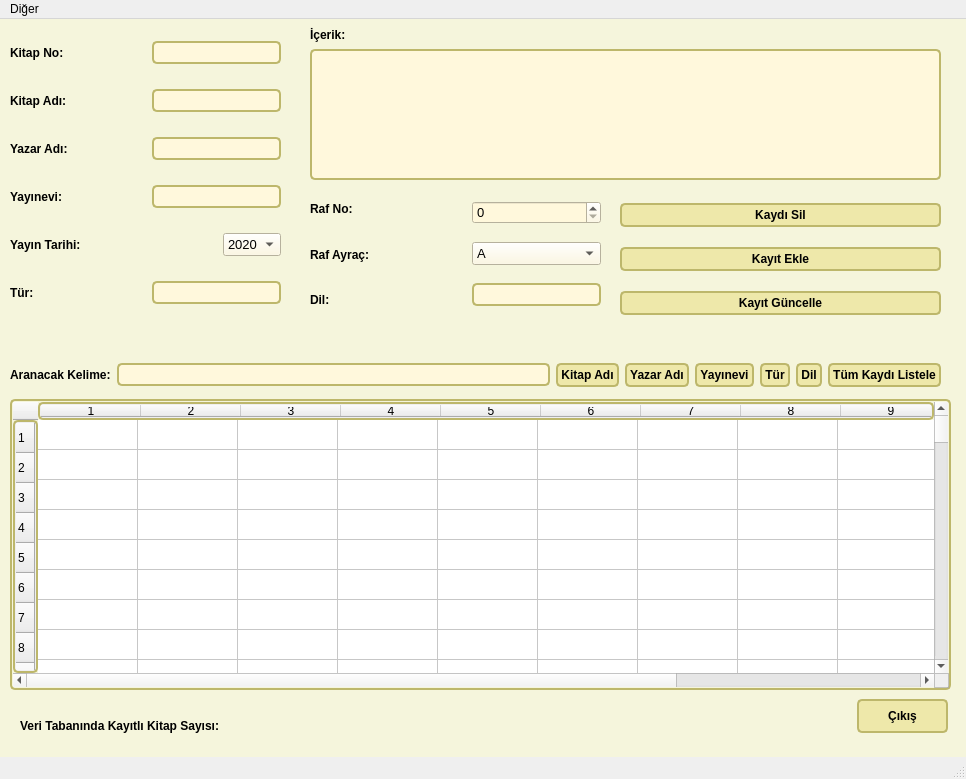
<?xml version="1.0" encoding="UTF-8"?>
<ui version="4.0">
 <class>MainWindow</class>
 <widget class="QMainWindow" name="MainWindow">
  <property name="geometry">
   <rect>
    <x>0</x>
    <y>0</y>
    <width>966</width>
    <height>779</height>
   </rect>
  </property>
  <property name="windowTitle">
   <string>Kütüphane</string>
  </property>
  <property name="windowIcon">
   <iconset>
    <normaloff>../Python-LibraryProject-main (8)/Python-LibraryProject-main/KutuphaneProjesi/Sulu-boya-kitap.png</normaloff>../Python-LibraryProject-main (8)/Python-LibraryProject-main/KutuphaneProjesi/Sulu-boya-kitap.png</iconset>
  </property>
  <property name="styleSheet">
   <string notr="true">.QWidget {
   background-color: beige;
}

/* Nice Windows-XP-style password character. */
QLineEdit[echoMode=&quot;2&quot;] {
    lineedit-password-character: 9679;
}

/* We provide a min-width and min-height for push buttons
   so that they look elegant regardless of the width of the text. */
QPushButton {
    background-color: palegoldenrod;
    border-width: 2px;
    border-color: darkkhaki;
    border-style: solid;
    border-radius: 5;
    padding: 3px;
    min-width: 9ex;
    min-height: 2.5ex;
}

QPushButton:hover {
   background-color: khaki;
}

/* Increase the padding, so the text is shifted when the button is
   pressed. */
QPushButton:pressed {
    padding-left: 5px;
    padding-top: 5px;
    background-color: #d0d67c;
}

QLabel, QAbstractButton {
    font: bold;
}

/* Mark mandatory fields with a brownish color. */
.mandatory {
    color: brown;
}

/* Bold text on status bar looks awful. */
QStatusBar QLabel {
   font: normal;
}

QStatusBar::item {
    border-width: 1;
    border-color: darkkhaki;
    border-style: solid;
    border-radius: 2;
}

QComboBox, QLineEdit, QSpinBox, QTextEdit, QListView {
    background-color: cornsilk;
    selection-color: #0a214c; 
    selection-background-color: #C19A6B;
}

QListView {
    show-decoration-selected: 1;
}

QListView::item:hover {
    background-color: wheat;
}

/* We reserve 1 pixel space in padding. When we get the focus,
   we kill the padding and enlarge the border. This makes the items
   glow. */
QLineEdit, QFrame {
    border-width: 2px;
    padding: 1px;
    border-style: solid;
    border-color: darkkhaki;
    border-radius: 5px;
}

/* As mentioned above, eliminate the padding and increase the border. */
QLineEdit:focus, QFrame:focus {
    border-width: 3px;
    padding: 0px;
}

/* A QLabel is a QFrame ... */
QLabel {
    border: none;
    padding: 0;
    background: none;
}

/* A QToolTip is a QLabel ... */
QToolTip {
    border: 2px solid darkkhaki;
    padding: 5px;
    border-radius: 3px;
    opacity: 200;
}

/* Nice to have the background color change when hovered. */
QRadioButton:hover, QCheckBox:hover {
    background-color: wheat;
}

/* Force the dialog's buttons to follow the Windows guidelines. */
QDialogButtonBox {
    button-layout: 0;
}</string>
  </property>
  <widget class="QWidget" name="centralwidget">
   <widget class="QLabel" name="label_7">
    <property name="geometry">
     <rect>
      <x>310</x>
      <y>0</y>
      <width>71</width>
      <height>31</height>
     </rect>
    </property>
    <property name="font">
     <font>
      <weight>75</weight>
      <italic>false</italic>
      <bold>true</bold>
     </font>
    </property>
    <property name="text">
     <string>İçerik:</string>
    </property>
   </widget>
   <widget class="QLabel" name="label_11">
    <property name="geometry">
     <rect>
      <x>20</x>
      <y>686</y>
      <width>291</width>
      <height>41</height>
     </rect>
    </property>
    <property name="font">
     <font>
      <weight>75</weight>
      <italic>false</italic>
      <bold>true</bold>
     </font>
    </property>
    <property name="text">
     <string>Veri Tabanında Kayıtlı Kitap Sayısı:</string>
    </property>
   </widget>
   <widget class="QLabel" name="lblKayitSayisi">
    <property name="geometry">
     <rect>
      <x>330</x>
      <y>680</y>
      <width>61</width>
      <height>51</height>
     </rect>
    </property>
    <property name="font">
     <font>
      <weight>75</weight>
      <italic>false</italic>
      <bold>true</bold>
     </font>
    </property>
    <property name="text">
     <string/>
    </property>
   </widget>
   <widget class="QTableWidget" name="tblwBilgi">
    <property name="geometry">
     <rect>
      <x>10</x>
      <y>380</y>
      <width>941</width>
      <height>291</height>
     </rect>
    </property>
    <property name="font">
     <font>
      <family>MS Sans Serif</family>
      <pointsize>10</pointsize>
     </font>
    </property>
    <property name="rowCount">
     <number>100</number>
    </property>
    <property name="columnCount">
     <number>11</number>
    </property>
    <row/>
    <row/>
    <row/>
    <row/>
    <row/>
    <row/>
    <row/>
    <row/>
    <row/>
    <row/>
    <row/>
    <row/>
    <row/>
    <row/>
    <row/>
    <row/>
    <row/>
    <row/>
    <row/>
    <row/>
    <row/>
    <row/>
    <row/>
    <row/>
    <row/>
    <row/>
    <row/>
    <row/>
    <row/>
    <row/>
    <row/>
    <row/>
    <row/>
    <row/>
    <row/>
    <row/>
    <row/>
    <row/>
    <row/>
    <row/>
    <row/>
    <row/>
    <row/>
    <row/>
    <row/>
    <row/>
    <row/>
    <row/>
    <row/>
    <row/>
    <row/>
    <row/>
    <row/>
    <row/>
    <row/>
    <row/>
    <row/>
    <row/>
    <row/>
    <row/>
    <row/>
    <row/>
    <row/>
    <row/>
    <row/>
    <row/>
    <row/>
    <row/>
    <row/>
    <row/>
    <row/>
    <row/>
    <row/>
    <row/>
    <row/>
    <row/>
    <row/>
    <row/>
    <row/>
    <row/>
    <row/>
    <row/>
    <row/>
    <row/>
    <row/>
    <row/>
    <row/>
    <row/>
    <row/>
    <row/>
    <row/>
    <row/>
    <row/>
    <row/>
    <row/>
    <row/>
    <row/>
    <row/>
    <row/>
    <row/>
    <column/>
    <column/>
    <column/>
    <column/>
    <column/>
    <column/>
    <column/>
    <column/>
    <column/>
    <column/>
    <column/>
   </widget>
   <widget class="QWidget" name="layoutWidget">
    <property name="geometry">
     <rect>
      <x>10</x>
      <y>3</y>
      <width>271</width>
      <height>301</height>
     </rect>
    </property>
    <property name="font">
     <font>
      <family>MS Sans Serif</family>
      <pointsize>10</pointsize>
     </font>
    </property>
    <layout class="QVBoxLayout" name="verticalLayout">
     <item>
      <layout class="QHBoxLayout" name="horizontalLayout">
       <item>
        <widget class="QLabel" name="label">
         <property name="font">
          <font>
           <weight>75</weight>
           <italic>false</italic>
           <bold>true</bold>
          </font>
         </property>
         <property name="text">
          <string>Kitap No:</string>
         </property>
        </widget>
       </item>
       <item>
        <spacer name="horizontalSpacer">
         <property name="font">
          <font>
           <family>MS Sans Serif</family>
           <pointsize>10</pointsize>
          </font>
         </property>
         <property name="orientation">
          <enum>Qt::Horizontal</enum>
         </property>
         <property name="sizeHint" stdset="0">
          <size>
           <width>40</width>
           <height>20</height>
          </size>
         </property>
        </spacer>
       </item>
       <item>
        <widget class="QLineEdit" name="lneNu">
         <property name="font">
          <font>
           <family>MS Sans Serif</family>
           <pointsize>10</pointsize>
          </font>
         </property>
        </widget>
       </item>
      </layout>
     </item>
     <item>
      <layout class="QHBoxLayout" name="horizontalLayout_2">
       <item>
        <widget class="QLabel" name="label_2">
         <property name="font">
          <font>
           <weight>75</weight>
           <italic>false</italic>
           <bold>true</bold>
          </font>
         </property>
         <property name="text">
          <string>Kitap Adı:</string>
         </property>
        </widget>
       </item>
       <item>
        <spacer name="horizontalSpacer_2">
         <property name="font">
          <font>
           <family>MS Sans Serif</family>
           <pointsize>10</pointsize>
          </font>
         </property>
         <property name="orientation">
          <enum>Qt::Horizontal</enum>
         </property>
         <property name="sizeHint" stdset="0">
          <size>
           <width>40</width>
           <height>20</height>
          </size>
         </property>
        </spacer>
       </item>
       <item>
        <widget class="QLineEdit" name="lneAdi">
         <property name="font">
          <font>
           <family>MS Sans Serif</family>
           <pointsize>10</pointsize>
          </font>
         </property>
        </widget>
       </item>
      </layout>
     </item>
     <item>
      <layout class="QHBoxLayout" name="horizontalLayout_3">
       <item>
        <widget class="QLabel" name="label_3">
         <property name="font">
          <font>
           <weight>75</weight>
           <italic>false</italic>
           <bold>true</bold>
          </font>
         </property>
         <property name="text">
          <string>Yazar Adı:</string>
         </property>
        </widget>
       </item>
       <item>
        <spacer name="horizontalSpacer_3">
         <property name="font">
          <font>
           <family>MS Sans Serif</family>
           <pointsize>10</pointsize>
          </font>
         </property>
         <property name="orientation">
          <enum>Qt::Horizontal</enum>
         </property>
         <property name="sizeHint" stdset="0">
          <size>
           <width>40</width>
           <height>20</height>
          </size>
         </property>
        </spacer>
       </item>
       <item>
        <widget class="QLineEdit" name="lneYazarAdi">
         <property name="font">
          <font>
           <family>MS Sans Serif</family>
           <pointsize>10</pointsize>
          </font>
         </property>
        </widget>
       </item>
      </layout>
     </item>
     <item>
      <layout class="QHBoxLayout" name="horizontalLayout_4">
       <item>
        <widget class="QLabel" name="label_4">
         <property name="font">
          <font>
           <weight>75</weight>
           <italic>false</italic>
           <bold>true</bold>
          </font>
         </property>
         <property name="text">
          <string>Yayınevi:</string>
         </property>
        </widget>
       </item>
       <item>
        <spacer name="horizontalSpacer_4">
         <property name="font">
          <font>
           <family>MS Sans Serif</family>
           <pointsize>10</pointsize>
          </font>
         </property>
         <property name="orientation">
          <enum>Qt::Horizontal</enum>
         </property>
         <property name="sizeHint" stdset="0">
          <size>
           <width>40</width>
           <height>20</height>
          </size>
         </property>
        </spacer>
       </item>
       <item>
        <widget class="QLineEdit" name="lneYayinevi">
         <property name="font">
          <font>
           <family>MS Sans Serif</family>
           <pointsize>10</pointsize>
          </font>
         </property>
        </widget>
       </item>
      </layout>
     </item>
     <item>
      <layout class="QHBoxLayout" name="horizontalLayout_5">
       <item>
        <widget class="QLabel" name="label_5">
         <property name="font">
          <font>
           <weight>75</weight>
           <italic>false</italic>
           <bold>true</bold>
          </font>
         </property>
         <property name="text">
          <string>Yayın Tarihi:</string>
         </property>
        </widget>
       </item>
       <item>
        <spacer name="horizontalSpacer_8">
         <property name="orientation">
          <enum>Qt::Horizontal</enum>
         </property>
         <property name="sizeHint" stdset="0">
          <size>
           <width>40</width>
           <height>20</height>
          </size>
         </property>
        </spacer>
       </item>
       <item>
        <widget class="QComboBox" name="cmbTarih">
         <property name="font">
          <font>
           <family>MS Sans Serif</family>
           <pointsize>10</pointsize>
          </font>
         </property>
         <item>
          <property name="text">
           <string>2020</string>
          </property>
         </item>
         <item>
          <property name="text">
           <string>2019</string>
          </property>
         </item>
         <item>
          <property name="text">
           <string>2018</string>
          </property>
         </item>
         <item>
          <property name="text">
           <string>2017</string>
          </property>
         </item>
         <item>
          <property name="text">
           <string>2016</string>
          </property>
         </item>
         <item>
          <property name="text">
           <string>2015</string>
          </property>
         </item>
         <item>
          <property name="text">
           <string>2014</string>
          </property>
         </item>
         <item>
          <property name="text">
           <string>2013</string>
          </property>
         </item>
         <item>
          <property name="text">
           <string>2012</string>
          </property>
         </item>
         <item>
          <property name="text">
           <string>2011</string>
          </property>
         </item>
         <item>
          <property name="text">
           <string>2010</string>
          </property>
         </item>
         <item>
          <property name="text">
           <string>2009</string>
          </property>
         </item>
         <item>
          <property name="text">
           <string>2008</string>
          </property>
         </item>
         <item>
          <property name="text">
           <string>2007</string>
          </property>
         </item>
         <item>
          <property name="text">
           <string>2006</string>
          </property>
         </item>
         <item>
          <property name="text">
           <string>2005</string>
          </property>
         </item>
         <item>
          <property name="text">
           <string>2004</string>
          </property>
         </item>
         <item>
          <property name="text">
           <string>2003</string>
          </property>
         </item>
         <item>
          <property name="text">
           <string>2002</string>
          </property>
         </item>
         <item>
          <property name="text">
           <string>2001</string>
          </property>
         </item>
         <item>
          <property name="text">
           <string>2000</string>
          </property>
         </item>
         <item>
          <property name="text">
           <string>1999</string>
          </property>
         </item>
         <item>
          <property name="text">
           <string>1998</string>
          </property>
         </item>
        </widget>
       </item>
      </layout>
     </item>
     <item>
      <layout class="QHBoxLayout" name="horizontalLayout_6">
       <item>
        <widget class="QLabel" name="label_6">
         <property name="font">
          <font>
           <weight>75</weight>
           <italic>false</italic>
           <bold>true</bold>
          </font>
         </property>
         <property name="text">
          <string>Tür:</string>
         </property>
        </widget>
       </item>
       <item>
        <spacer name="horizontalSpacer_6">
         <property name="font">
          <font>
           <family>MS Sans Serif</family>
           <pointsize>10</pointsize>
          </font>
         </property>
         <property name="orientation">
          <enum>Qt::Horizontal</enum>
         </property>
         <property name="sizeHint" stdset="0">
          <size>
           <width>40</width>
           <height>20</height>
          </size>
         </property>
        </spacer>
       </item>
       <item>
        <widget class="QLineEdit" name="lneTur">
         <property name="font">
          <font>
           <family>MS Sans Serif</family>
           <pointsize>10</pointsize>
          </font>
         </property>
        </widget>
       </item>
      </layout>
     </item>
    </layout>
   </widget>
   <widget class="QPushButton" name="btnCikis">
    <property name="geometry">
     <rect>
      <x>857</x>
      <y>680</y>
      <width>91</width>
      <height>34</height>
     </rect>
    </property>
    <property name="font">
     <font>
      <weight>75</weight>
      <italic>false</italic>
      <bold>true</bold>
     </font>
    </property>
    <property name="text">
     <string>Çıkış</string>
    </property>
   </widget>
   <widget class="QTextEdit" name="lneIcerik">
    <property name="geometry">
     <rect>
      <x>310</x>
      <y>30</y>
      <width>631</width>
      <height>131</height>
     </rect>
    </property>
    <property name="font">
     <font>
      <family>MS Sans Serif</family>
      <pointsize>10</pointsize>
     </font>
    </property>
   </widget>
   <widget class="QWidget" name="layoutWidget">
    <property name="geometry">
     <rect>
      <x>310</x>
      <y>170</y>
      <width>291</width>
      <height>131</height>
     </rect>
    </property>
    <layout class="QHBoxLayout" name="horizontalLayout_7">
     <item>
      <layout class="QVBoxLayout" name="verticalLayout_2">
       <item>
        <widget class="QLabel" name="label_8">
         <property name="font">
          <font>
           <weight>75</weight>
           <italic>false</italic>
           <bold>true</bold>
          </font>
         </property>
         <property name="text">
          <string>Raf No:</string>
         </property>
        </widget>
       </item>
       <item>
        <widget class="QLabel" name="label_9">
         <property name="font">
          <font>
           <weight>75</weight>
           <italic>false</italic>
           <bold>true</bold>
          </font>
         </property>
         <property name="text">
          <string>Raf Ayraç:</string>
         </property>
        </widget>
       </item>
       <item>
        <widget class="QLabel" name="label_10">
         <property name="font">
          <font>
           <weight>75</weight>
           <italic>false</italic>
           <bold>true</bold>
          </font>
         </property>
         <property name="text">
          <string>Dil:</string>
         </property>
        </widget>
       </item>
      </layout>
     </item>
     <item>
      <spacer name="horizontalSpacer_5">
       <property name="font">
        <font>
         <family>MS Sans Serif</family>
         <pointsize>10</pointsize>
        </font>
       </property>
       <property name="orientation">
        <enum>Qt::Horizontal</enum>
       </property>
       <property name="sizeHint" stdset="0">
        <size>
         <width>40</width>
         <height>20</height>
        </size>
       </property>
      </spacer>
     </item>
     <item>
      <layout class="QVBoxLayout" name="verticalLayout_3">
       <item>
        <widget class="QSpinBox" name="spnRaf">
         <property name="font">
          <font>
           <family>MS Sans Serif</family>
           <pointsize>10</pointsize>
          </font>
         </property>
        </widget>
       </item>
       <item>
        <widget class="QComboBox" name="cmbAyrac">
         <property name="font">
          <font>
           <family>MS Sans Serif</family>
           <pointsize>10</pointsize>
          </font>
         </property>
         <item>
          <property name="text">
           <string>A</string>
          </property>
         </item>
         <item>
          <property name="text">
           <string>B</string>
          </property>
         </item>
         <item>
          <property name="text">
           <string>C</string>
          </property>
         </item>
         <item>
          <property name="text">
           <string>D</string>
          </property>
         </item>
         <item>
          <property name="text">
           <string>E</string>
          </property>
         </item>
         <item>
          <property name="text">
           <string>F</string>
          </property>
         </item>
         <item>
          <property name="text">
           <string>G</string>
          </property>
         </item>
         <item>
          <property name="text">
           <string>H</string>
          </property>
         </item>
         <item>
          <property name="text">
           <string>I</string>
          </property>
         </item>
         <item>
          <property name="text">
           <string>J</string>
          </property>
         </item>
         <item>
          <property name="text">
           <string>K</string>
          </property>
         </item>
         <item>
          <property name="text">
           <string>L</string>
          </property>
         </item>
         <item>
          <property name="text">
           <string>M</string>
          </property>
         </item>
         <item>
          <property name="text">
           <string>N</string>
          </property>
         </item>
         <item>
          <property name="text">
           <string>O</string>
          </property>
         </item>
         <item>
          <property name="text">
           <string>P</string>
          </property>
         </item>
         <item>
          <property name="text">
           <string>R</string>
          </property>
         </item>
         <item>
          <property name="text">
           <string>S</string>
          </property>
         </item>
         <item>
          <property name="text">
           <string>T</string>
          </property>
         </item>
         <item>
          <property name="text">
           <string>U</string>
          </property>
         </item>
         <item>
          <property name="text">
           <string>V</string>
          </property>
         </item>
         <item>
          <property name="text">
           <string>Y</string>
          </property>
         </item>
         <item>
          <property name="text">
           <string>Z</string>
          </property>
         </item>
        </widget>
       </item>
       <item>
        <widget class="QLineEdit" name="lneDil">
         <property name="font">
          <font>
           <family>MS Sans Serif</family>
           <pointsize>10</pointsize>
          </font>
         </property>
        </widget>
       </item>
      </layout>
     </item>
    </layout>
   </widget>
   <widget class="QWidget" name="layoutWidget">
    <property name="geometry">
     <rect>
      <x>10</x>
      <y>340</y>
      <width>931</width>
      <height>32</height>
     </rect>
    </property>
    <layout class="QHBoxLayout" name="horizontalLayout_8">
     <item>
      <widget class="QLabel" name="label_15">
       <property name="font">
        <font>
         <weight>75</weight>
         <italic>false</italic>
         <bold>true</bold>
        </font>
       </property>
       <property name="text">
        <string>Aranacak Kelime:</string>
       </property>
      </widget>
     </item>
     <item>
      <widget class="QLineEdit" name="lneAra">
       <property name="font">
        <font>
         <family>MS Sans Serif</family>
         <pointsize>10</pointsize>
        </font>
       </property>
      </widget>
     </item>
     <item>
      <widget class="QPushButton" name="btnAd">
       <property name="font">
        <font>
         <weight>75</weight>
         <italic>false</italic>
         <bold>true</bold>
        </font>
       </property>
       <property name="text">
        <string>Kitap Adı</string>
       </property>
      </widget>
     </item>
     <item>
      <widget class="QPushButton" name="btnYazar">
       <property name="font">
        <font>
         <weight>75</weight>
         <italic>false</italic>
         <bold>true</bold>
        </font>
       </property>
       <property name="text">
        <string>Yazar Adı</string>
       </property>
      </widget>
     </item>
     <item>
      <widget class="QPushButton" name="btnYayinEvi">
       <property name="font">
        <font>
         <weight>75</weight>
         <italic>false</italic>
         <bold>true</bold>
        </font>
       </property>
       <property name="text">
        <string>Yayınevi</string>
       </property>
      </widget>
     </item>
     <item>
      <widget class="QPushButton" name="btnTur">
       <property name="font">
        <font>
         <weight>75</weight>
         <italic>false</italic>
         <bold>true</bold>
        </font>
       </property>
       <property name="text">
        <string>Tür</string>
       </property>
      </widget>
     </item>
     <item>
      <widget class="QPushButton" name="btnDil">
       <property name="font">
        <font>
         <weight>75</weight>
         <italic>false</italic>
         <bold>true</bold>
        </font>
       </property>
       <property name="text">
        <string>Dil</string>
       </property>
      </widget>
     </item>
     <item>
      <widget class="QPushButton" name="btnListele">
       <property name="font">
        <font>
         <weight>75</weight>
         <italic>false</italic>
         <bold>true</bold>
        </font>
       </property>
       <property name="text">
        <string>Tüm Kaydı Listele</string>
       </property>
      </widget>
     </item>
    </layout>
   </widget>
   <widget class="QWidget" name="layoutWidget">
    <property name="geometry">
     <rect>
      <x>620</x>
      <y>170</y>
      <width>321</width>
      <height>141</height>
     </rect>
    </property>
    <layout class="QVBoxLayout" name="verticalLayout_4">
     <item>
      <widget class="QPushButton" name="btnSil">
       <property name="font">
        <font>
         <weight>75</weight>
         <italic>false</italic>
         <bold>true</bold>
        </font>
       </property>
       <property name="text">
        <string>Kaydı Sil</string>
       </property>
      </widget>
     </item>
     <item>
      <widget class="QPushButton" name="btnEkle">
       <property name="font">
        <font>
         <weight>75</weight>
         <italic>false</italic>
         <bold>true</bold>
        </font>
       </property>
       <property name="text">
        <string>Kayıt Ekle</string>
       </property>
      </widget>
     </item>
     <item>
      <widget class="QPushButton" name="btnGuncelle">
       <property name="font">
        <font>
         <weight>75</weight>
         <italic>false</italic>
         <bold>true</bold>
        </font>
       </property>
       <property name="text">
        <string>Kayıt Güncelle</string>
       </property>
      </widget>
     </item>
    </layout>
   </widget>
  </widget>
  <widget class="QStatusBar" name="statusbar"/>
  <widget class="QMenuBar" name="menubar">
   <property name="geometry">
    <rect>
     <x>0</x>
     <y>0</y>
     <width>966</width>
     <height>26</height>
    </rect>
   </property>
   <widget class="QMenu" name="menuYARIDM">
    <property name="title">
     <string>Diğer</string>
    </property>
    <addaction name="menuHakkinda"/>
   </widget>
   <addaction name="menuYARIDM"/>
  </widget>
  <action name="actionHAKKINDA">
   <property name="text">
    <string>HAKKINDA</string>
   </property>
  </action>
  <action name="menuHakkinda">
   <property name="text">
    <string>Hakkında</string>
   </property>
  </action>
 </widget>
 <resources/>
 <connections/>
</ui>
